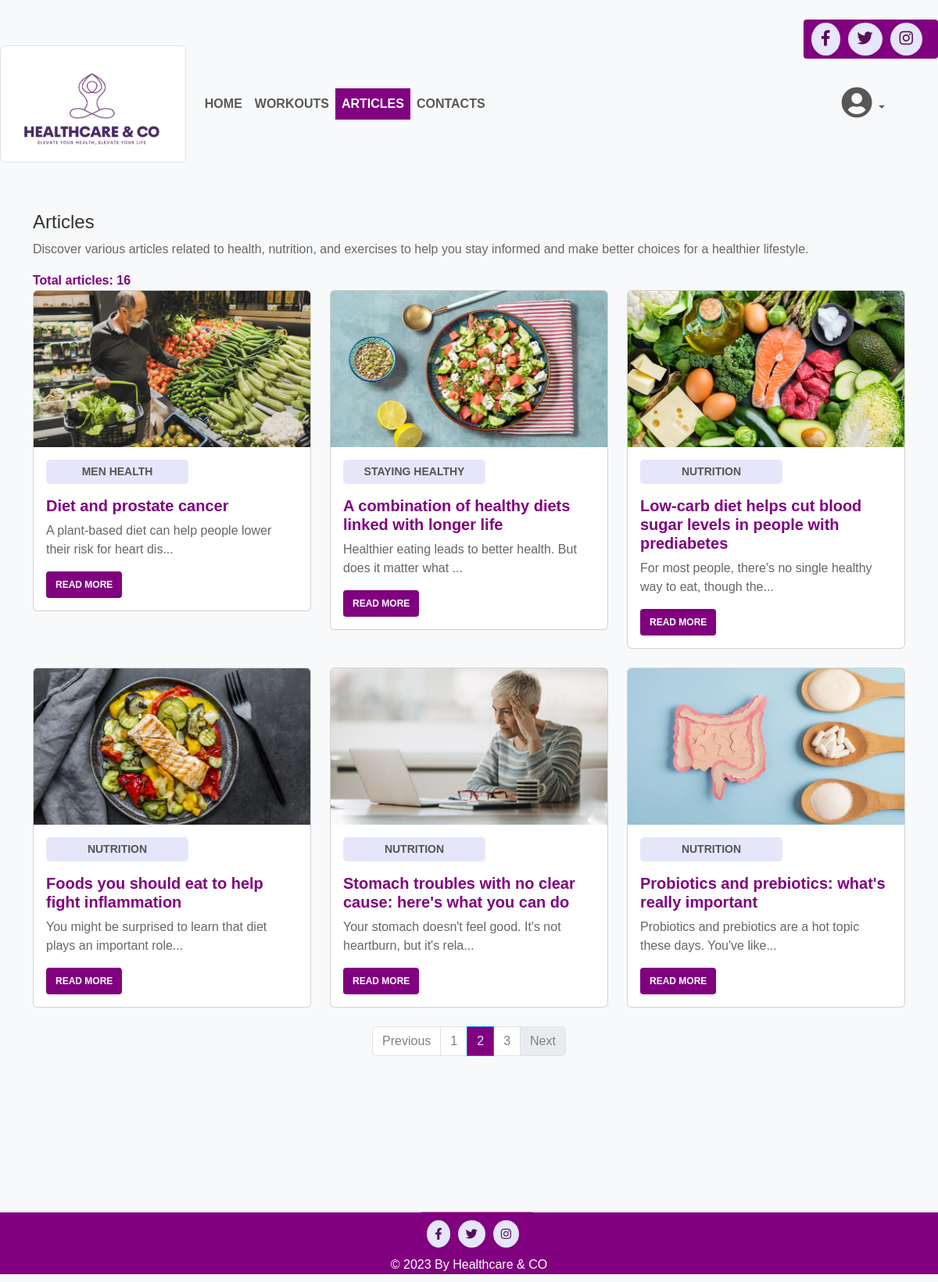
The page /articles?page=2 on the database its author committed.
### tables this page shows
CREATE TABLE articles (
    id INTEGER PRIMARY KEY,
    title VARCHAR(100) NOT NULL,
    content TEXT NOT NULL,
    category VARCHAR(50) NOT NULL,
image_path VARCHAR(100) NOT NULL,
    created_at DATETIME DEFAULT CURRENT_TIMESTAMP
);

### app.py (the view)
@app.route('/articles')
def articles():
    page = request.args.get('page', 1, type=int)
    articles = get_articles(db, page, ARTICLES_PER_PAGE)
    total_articles = get_total_articles(db)
    return render_template('articles.html', articles=articles, pagination=page, total_articles=total_articles, ARTICLES_PER_PAGE=ARTICLES_PER_PAGE)

### helpers.py (called while the page is built)
def get_articles(db, page, ARTICLES_PER_PAGE):
    offset = (page - 1) * ARTICLES_PER_PAGE
    articles = db.execute("SELECT * FROM articles ORDER BY created_at DESC LIMIT ? OFFSET ?;", ARTICLES_PER_PAGE, offset)
    return articles

def get_total_articles(db):
    total_articles = db.execute("SELECT COUNT(*) FROM articles;")[0]["COUNT(*)"]
    return total_articles

### templates/articles.html (shortened to what this page needs)
{% extends "layout.html" %}
{% block content %}
    <div class="container articlesContainer">
        <h1>Articles</h1>
        <p>Discover various articles related to health, nutrition, and exercises to help you stay informed and make better choices for a healthier lifestyle.</p>
        {% if total_articles > 0 %}
            <div class="total-articles">Total articles: {{ total_articles }}</div>
            <div class="row">
                {% for article in articles %}
                    <div class="col-md-4 mb-4">
                        <div class="card">
                            <img src="{{ url_for('static', filename=article.image_path) }}" class="card-img-top" alt="{{ article.title }}" style="height: 200px; object-fit: cover;">
                            <div class="card-body">
                                <p class="card-category card-highlight">{{ article.category.upper() }}</p>
                                <h5 class="card-title card-article-title">{{ article.title }}</h5>
                                <p class="card-text">{{ article.content[:65] }}{% if article.content|length > 65 %}...{% endif %}</p>
                                <a href="{{ url_for('show_article', article_id=article.id) }}" class="btn articles-btn">Read More</a>
                            </div>
                        </div>
                    </div>
                {% endfor %}
            </div>
            <nav aria-label="...">
                <ul class="pagination justify-content-center">
                    {% if pagination > 1 %}
                        <li class="page-item">
                            <a class="page-link" href="{{ url_for('articles', page=pagination - 1) }}">Previous</a>
                        </li>
                    {% else %}
                        <li class="page-item disabled">
                            <span class="page-link">Previous</span>
                        </li>
                    {% endif %}
                    {% for page_num in range(1, (total_articles // ARTICLES_PER_PAGE) + 2) %}
                        {% if pagination == page_num %}
                            <li class="page-item active">
                                <span class="page-link">{{ page_num }} <span class="sr-only">(current)</span></span>
                            </li>
                        {% else %}
                            <li class="page-item">
                                <a class="page-link" href="{{ url_for('articles', page=page_num) }}">{{ page_num }}</a>
                            </li>
                        {% endif %}
                    {% endfor %}
                    {% if pagination < total_articles // ARTICLES_PER_PAGE %}
                        <li class="page-item">
                            <a class="page-link" href="{{ url_for('articles', page=pagination + 1) }}">Next</a>
                        </li>
                    {% else %}
                        <li class="page-item disabled">
                            <span class="page-link">Next</span>
                        </li>
                    {% endif %}
                </ul>
            </nav>
        {% else %}
            <p>No articles available.</p>
        {% endif %}
    </div>
{% endblock %}

### static/css/styles.css (style rules this page uses)
body { background-color: #f8f9fa; font-family: Helvetica, Arial, sans-serif; }
.container { margin-top: 50px; }
h1 { color: #333; font-size: 24px; }
p { color: #666; }
.total-articles { font-weight: bold; color: #800080; }
.articlesContainer { padding-top: 40px; }
.card-category { font-size: 14px; font-weight: bold; color: #555; text-align: center; width: 182px; height: 31px; }
.card-highlight { background-color: #E6E6FA; padding: 5px; border-radius: 5px; }
.card-article-title { font-weight: bold; color: #800080; }
.articles-btn { color: #ffffff; font-weight: bold; text-transform: uppercase; background: #800080; padding: 8px 12px; font-size: 12px; border: none; border-radius: 4px; }
.page-item.active .page-link { background-color: #800080; color: #E6E6FA; }
.page-item .page-link { color: grey; }
.page-item.disabled .page-link { color: grey; }

### rows shown on the page
articles: image_path (picture), category "MEN HEALTH", title "Diet and prostate cancer", content "A plant-based diet can help people lower their risk for heart dis"
articles: image_path (picture), category "STAYING HEALTHY", title "A combination of healthy diets linked with longer life", content "Healthier eating leads to better health. But does it matter what"
articles: image_path (picture), category "NUTRITION", title "Low-carb diet helps cut blood sugar levels in people with prediabetes", content "For most people, there's no single healthy way to eat, though the"
articles: image_path (picture), category "NUTRITION", title "Foods you should eat to help fight inflammation", content "You might be surprised to learn that diet plays an important role"
articles: image_path (picture), category "NUTRITION", title "Stomach troubles with no clear cause: here's what you can do", content "Your stomach doesn't feel good. It's not heartburn, but it's rela"
articles: image_path (picture), category "NUTRITION", title "Probiotics and prebiotics: what's really important", content "Probiotics and prebiotics are a hot topic these days. You've like"

### other values the page prints
{{ total_articles }} "16"
{{ page_num }} "1" "3"
{{ page_num }} "2"
